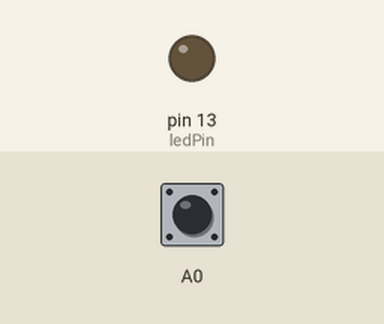
The sketch below on a simulated Arduino Uno, built with avr-gcc and run on an emulated ATmega328P. Shown: output pins drawn as LEDs (lit = HIGH). Inputs (shaded band) come from the test bench; at power-on: A0 HIGH.

Above: at 1.2 s.
1.3 s: A0 pulled LOW for 0.15 s
At 1.37 s:
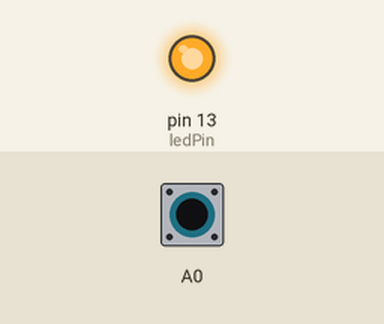
2.9 s: A0 pulled LOW for 3.2 s
At 6.7 s:
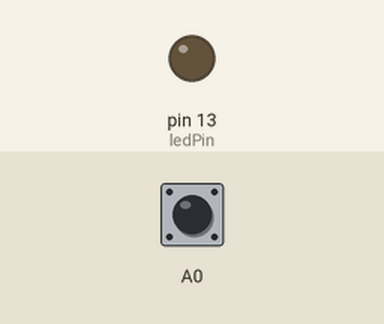
Timing chart, 0 to 8.2 s (numbered marks = the images above; inputs shaded):
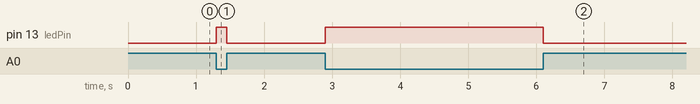

The sketch:

PCMSKInt.ino
```cpp
const byte ledPin = 13;

volatile byte state = LOW;

void setup(){
  pinMode(ledPin, OUTPUT);
  pinMode(A0, INPUT_PULLUP);
  PCMSK1 = B00000001; //enable PCINT8
  PCIFR = B00000000; // clear all interrupt flags
  PCICR = B00000010; // enable PCIE1 group
}

void loop(){
  digitalWrite(ledPin, state);
}

ISR(PCINT1_vect) {
  state = !state;
}
```

Measured:
- after the input at 1.3 s, pin 13 (ledPin): LOW → HIGH at once, → LOW 0.15 s later
- after the input at 2.9 s, pin 13 (ledPin): LOW → HIGH at once, → LOW 3.2 s later
